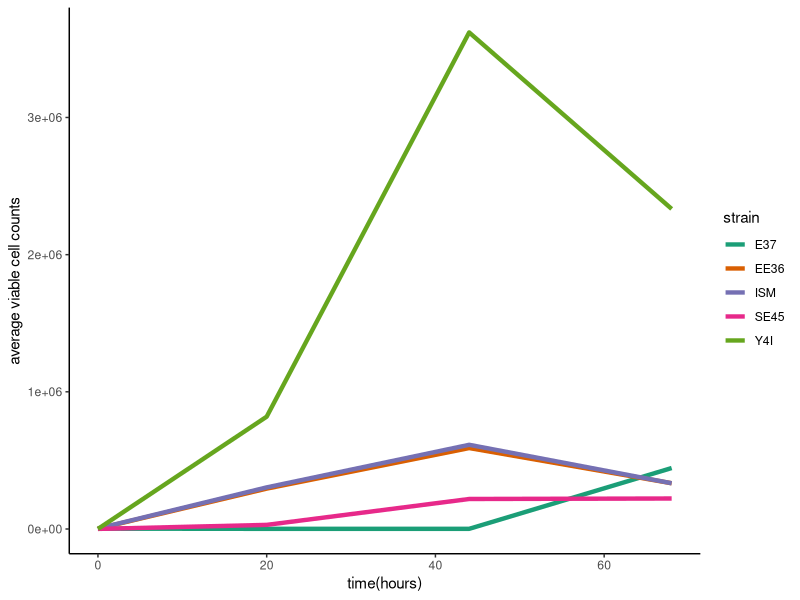
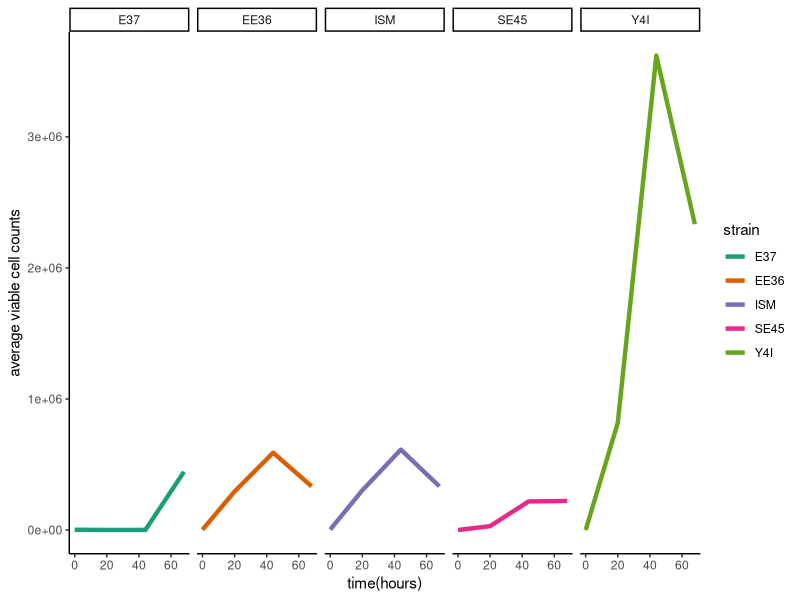

Here is the R script that generated these plots, in order:
## ---- chunk 1
# Loading tidyverse to complete the HW assignment

library("tidyverse")
## ---- chunk 2
syn_com_data <- read_csv("syncom_both_carbon_HW.csv")
glimpse(syn_com_data)
## ---- chunk 3
syn_com_data_summary <- syn_com_data %>%
  filter(mix == "A", carbon == "YTSS") %>% # filtering out data that is not for Mix A or YTSS carbon source
  group_by(time_point, strain) %>% # grouping replicates together to give on average viable cell count per strain per timepoint
  summarise(average.strain.counts = mean(count, na.rm = TRUE)) # taking the average of the cell counts for each strain so I can look at changes in the cell count over time
head(syn_com_data_summary)
## ---- chunk 4
ave_viable_cell_count_graph <- ggplot(data = syn_com_data_summary)+
geom_line(aes(x = time_point, y = average.strain.counts, color = strain),size = 1.5)+ # each strain wil be identified by its own color
scale_color_brewer(palette ="Dark2")+
theme_classic()+
labs(y ="average viable cell counts", x= "time(hours)")

print(ave_viable_cell_count_graph)
## ---- chunk 5
ave_viable_cell_count_graph_split <- ggplot(data = syn_com_data_summary)+
geom_line(aes(x = time_point, y = average.strain.counts, color = strain),size = 1.5)+
scale_color_brewer(palette ="Dark2")+
facet_wrap(facets = "strain", nrow =1)+ # splitting up each strain line
theme_classic()+
labs(y ="average viable cell counts", x= "time(hours)")

print(ave_viable_cell_count_graph_split)

